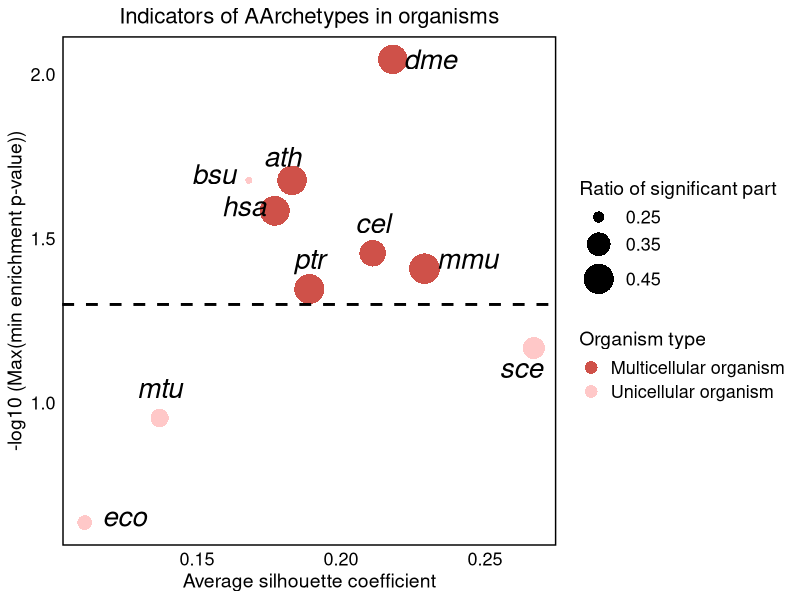

This figure's R source:
rm(list = ls())
library(openxlsx)
library(ggplot2)
library(dplyr)

data <- read.xlsx('Organism_features.xlsx')

data1 <- data %>%
  mutate(`-log10 (Max(min enrichment p-value))` = -log10(`Max(min.enrichment.p-value)`),
         `-log10 (Average silhouette coefficient)` = -log10(Average_silhouette_coefficient))

P <- ggplot(data1, aes(x = Average_silhouette_coefficient, y = `-log10 (Max(min enrichment p-value))`, 
                      size = Ratio_of_significant_part, color = Is_multicellular_organism)) +
  geom_point(alpha = 1, shape = 16) +
  geom_text(aes(label = Organism,
                hjust = case_when(
                  Organism == "eco" ~ -0.4,
                  Organism == "bsu" ~ 1.3,
                  Organism == "hsa" ~ 1.6,
                  Organism == "dme" ~ -0.2,
                  Organism == "sce" ~ 0.8,
                  Organism == "mmu" ~ -0.2,
                  Organism == "ath" ~ 0.3,
                  TRUE ~ 0.5), 
                vjust = case_when(
                  Organism == "eco" ~ 0.2,
                  Organism == "bsu" ~ 0.2,
                  Organism == "hsa" ~ 1.8,
                  Organism == "dme" ~ 0.5,
                  Organism == "mmu" ~ -0,
                  Organism == "ath" ~ -2.2,
                  Organism == "sce" ~ 1.5,
                  TRUE ~ -1)),
  size = 7, color = 'black', fontface = 'italic') +  
  scale_size_continuous(name = "Ratio of significant part",
                        range = c(2,10), breaks = c(0.25,0.35,0.45)) +  
  scale_color_manual(values = c("Unicellular organism" = "#ffc8c8", "Multicellular organism" = "#cf5149")) +  
  labs(title = "Indicators of AArchetypes in organisms",
       x = "Average silhouette coefficient",
       y = "-log10 (Max(min enrichment p-value))",
       color = "Organism type") +
  theme_minimal()+
  guides(color = guide_legend(override.aes = list(size = 4)))+
  theme(plot.title = element_text(size = 16, hjust = 0.5),
        axis.title.x=element_text(size = 14),
        axis.title.y=element_text(size = 14),
        axis.text.x = element_text(size = 13, color = 'black'),
        axis.text.y = element_text(size = 13, color = 'black'),
        legend.title = element_text(size = 14, color = "black"),
        legend.text = element_text(size = 13, color = "black"),
        panel.border = element_rect(color = "black", fill = NA, size = 1),
        panel.grid.major = element_blank(),
        panel.grid.minor = element_blank()
  )+
  geom_hline(yintercept = 1.3, linetype = "dashed", color = "black", size = 1)
P

ggsave('Indicators of AArchetypes in organisms.pdf',P, width = 8, height = 7,
       bg = "transparent", limitsize = FALSE)










